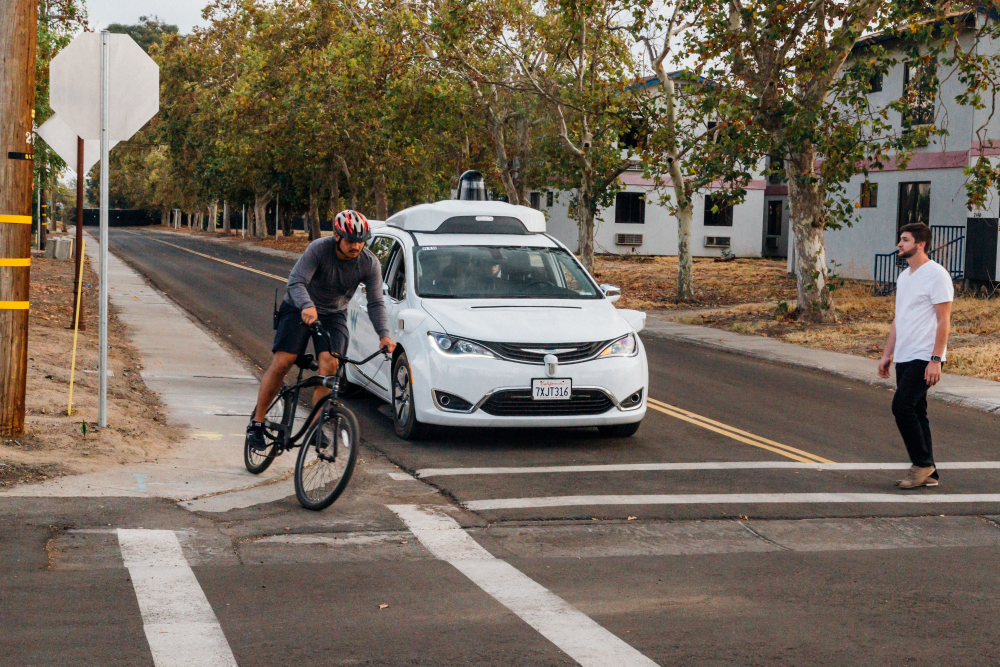
#> input picture lab1/Object Segmentation Data/Activities.jpeg, 4000 x 2666 px (shown at 1/4 size); its folder holds 5 pictures in this run
$ jupyter execute --allow-errors '21110256_HuynhNguyenTheDan_ IS Lab01.ipynb'
#> lines starting #> are read from the running program, lines starting #| are printed output that depends on the picture; after the words box and inside, x2 and y2 are one past the last pixel; in counts of white or black regions, pixels touching at a corner belong together
Họ và Tên: Huỳnh Nguyễn Thế Dân

MSSV: 21110256

Lớp: 21TTH1

[cell 1]
import os

path = os.getcwd()
os.chdir(path)
print(os.listdir())

[cell 2]
os.chdir(os.path.join(path, 'Object Segmentation Data'))
print(os.listdir())

[cell 3]
import numpy as np
import cv2
from matplotlib import pyplot as plt
from skimage.color import rgb2gray
from skimage.filters import threshold_otsu
from skimage.measure import label, regionprops
from skimage.segmentation import mark_boundaries
from scipy import ndimage as ndi
import pandas as pd
import json
import os
import timeit
import random

[cell 4]
def ShowImage(ImageList, nRows = 1, nCols = 2, WidthSpace = 0.00, HeightSpace = 0.00):
    from matplotlib import pyplot as plt
    import matplotlib.gridspec as gridspec

    gs = gridspec.GridSpec(nRows, nCols)
    gs.update(wspace=WidthSpace, hspace=HeightSpace) # set the spacing between axes.
    plt.figure(figsize=(20,20))
    for i in range(len(ImageList)):
        ax1 = plt.subplot(gs[i])
        ax1.set_xticklabels([])
        ax1.set_yticklabels([])
        ax1.set_aspect('equal')

        plt.subplot(nRows, nCols,i+1)

        image = ImageList[i].copy()
        if (len(image.shape) < 3):
            plt.imshow(image, plt.cm.gray)
        else:
            plt.imshow(image)
        plt.title("Image " + str(i))
        plt.axis('off')

    plt.show()

[cell 5]
import os
import pandas as pd

def get_subfiles(dir):
    "Get a list of immediate subfiles"
    return next(os.walk(dir))[2]

[cell 6]
# [20 lines left out: function ResizeImage, not called in this run]

[cell 7]
path_Data = os.path.join(path, 'Object Segmentation Data')
os.listdir(path_Data)

[cell 8]
path_Data = os.path.join(path, 'Object Segmentation Data')
all_names = sorted(get_subfiles(path_Data))
print("Number of Images:", len(all_names))
IMG = []
for i in range(len(all_names)):
  tmp = cv2.imread(os.path.join(path_Data,all_names[i]))
#> tmp is the input picture: shape (2666, 4000, 3); mean B, G, R 91.2, 104.9, 116.5
  IMG.append(tmp)

ImageDB = IMG.copy()
NameDB = all_names
print(NameDB)

[cell 9]
FileName = 'Hand.jpg'
#> (the rest of this cell did not finish here and is left out)

[cell 10]
# [6 lines left out: function p_tile_threshold, not called in this run]

#> (a cell that did not finish here is left out)

[cell 12]
# [34 lines left out: function otsu, not called in this run]

#> (a cell that did not finish here is left out)

#> (a cell that did not finish here is left out)

[cell 15]
# [26 lines left out: function two_peaks_threshold, not called in this run]

#> (a cell that did not finish here is left out)

[cell 17]
from skimage.filters import threshold_multiotsu
# Applying multi-Otsu threshold for the default value, generating
# three classes.
#> (the rest of this cell did not finish here and is left out)

[cell 18]
Segments = []
#> (the rest of this cell did not finish here and is left out)

#> (a cell that did not finish here is left out)

[cell 20]
FileName = 'Iris.jpg'
idx = NameDB.index(FileName)
print("Selected Image : ", "\nIndex ", idx, "\nName ", NameDB[idx])

image_orig = ImageDB[idx]
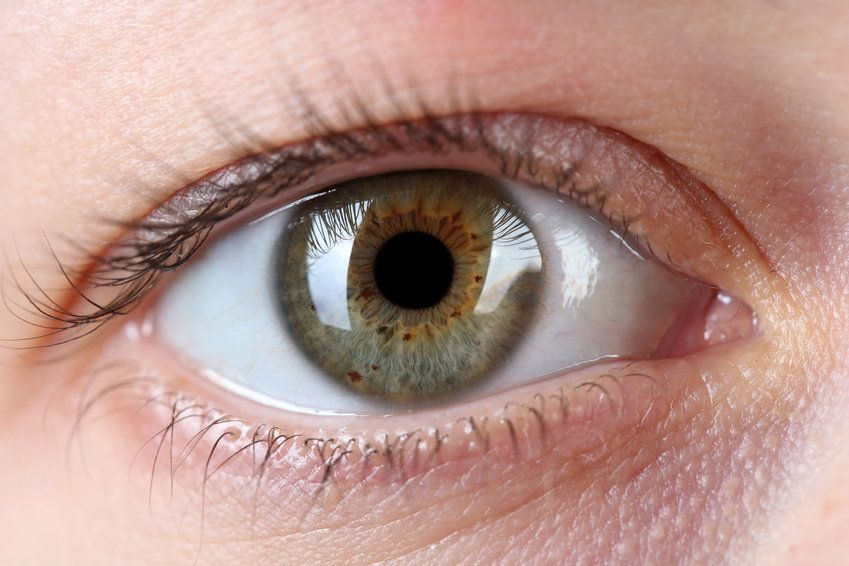
#> image_orig: shape (566, 849, 3); mean B, G, R 140.5, 148.8, 184.2
image_orig = cv2.cvtColor(image_orig,cv2.COLOR_BGR2RGB)
image_gray = cv2.cvtColor(image_orig,cv2.COLOR_BGR2GRAY)
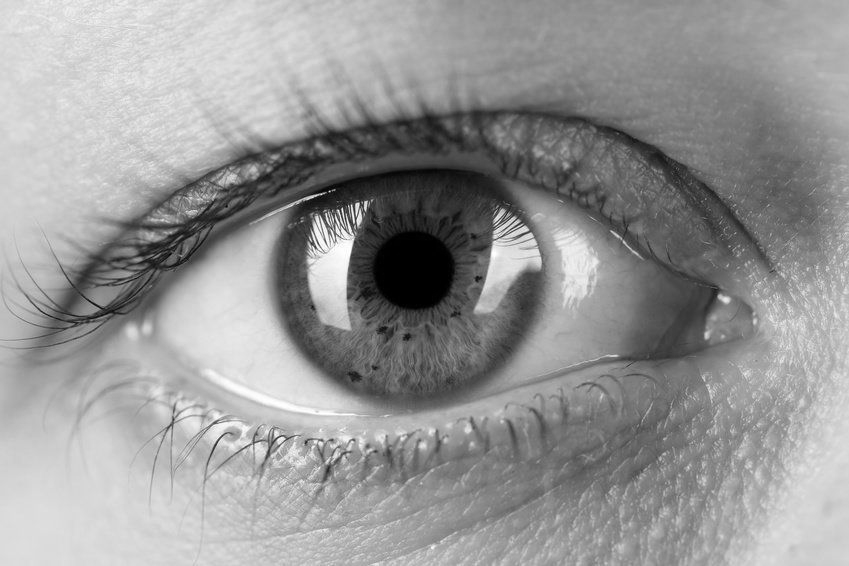
#> image_gray: shape (566, 849); min 0, max 255, mean 150.3
image_hsv = cv2.cvtColor(image_orig, cv2.COLOR_BGR2HSV)
#> image_hsv: shape (566, 849, 3); mean H, S, V 108.6, 69.7, 185.3
image_ycbcr = cv2.cvtColor(image_orig, cv2.COLOR_BGR2YCR_CB)
#> image_ycbcr: shape (566, 849, 3); mean of channels 0, 1, 2 150.3, 121, 147.1
ShowImage([image_orig, image_gray, image_hsv, image_ycbcr], 1, 4)
#> in ShowImage, `plt.show()`:
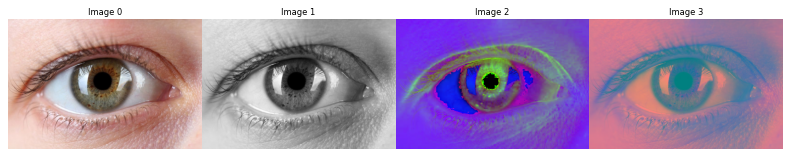
#> figure drawn by matplotlib, 4 panels

[cell 21]
from scipy import ndimage as ndi
def FillHoles(Mask):
  Result = ndi.binary_fill_holes(Mask)
  return Result

[cell 22]
def SelectLargestRegion(Mask):
  import pandas as pd
  from skimage.measure import label, regionprops

  mask = Mask.copy()
  mask_output = mask * 0
  label_img = label(mask)
  regions = regionprops(label_img)
  max_area = 0
  ilabel = 0
  for props in regions:
    area = props.area
    if(area > max_area):
      max_area = area
      ilabel = props.label

  mask_output = mask_output + (label_img == ilabel).astype(int)
  return mask_output

[cell 23]
def morphology(Mask, Size):
  from skimage.morphology import erosion, dilation, opening, closing, white_tophat
  from skimage.morphology import disk
  selem = disk(abs(Size))
  if(Size > 0):
      result = dilation(Mask, selem)
  else:
      result = erosion(Mask, selem)
  return result

[cell 24]
from skimage.filters import (threshold_otsu, threshold_niblack, threshold_sauvola)
image = image_gray
binary_global = image < threshold_otsu(image)
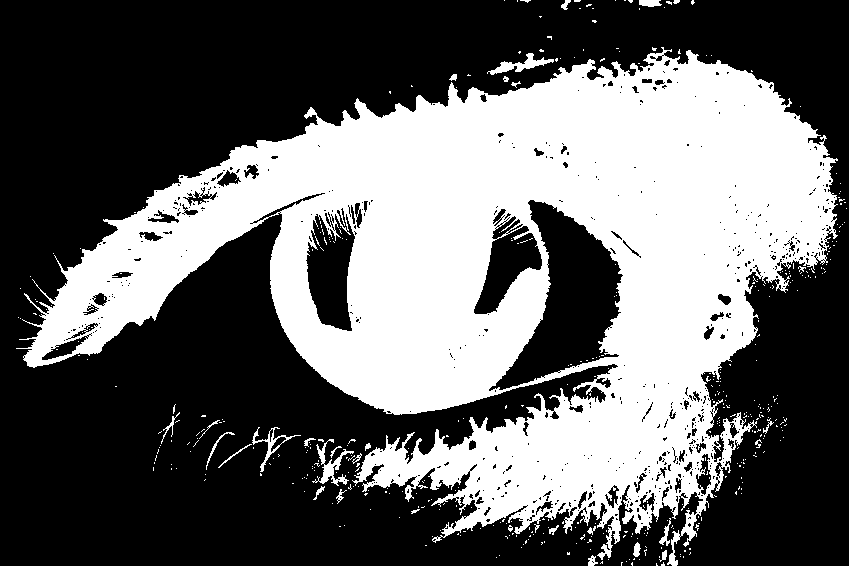
#> binary_global: shape (566, 849) bool; 39.6% white; 466 white regions (434 under 20 px), largest, box (x1, y1, x2, y2) and area: (16, 47, 838, 566) 186572, (312, 439, 354, 486) 519, (487, 53, 554, 75) 466

thresh_niblack = threshold_niblack(image, window_size=45)
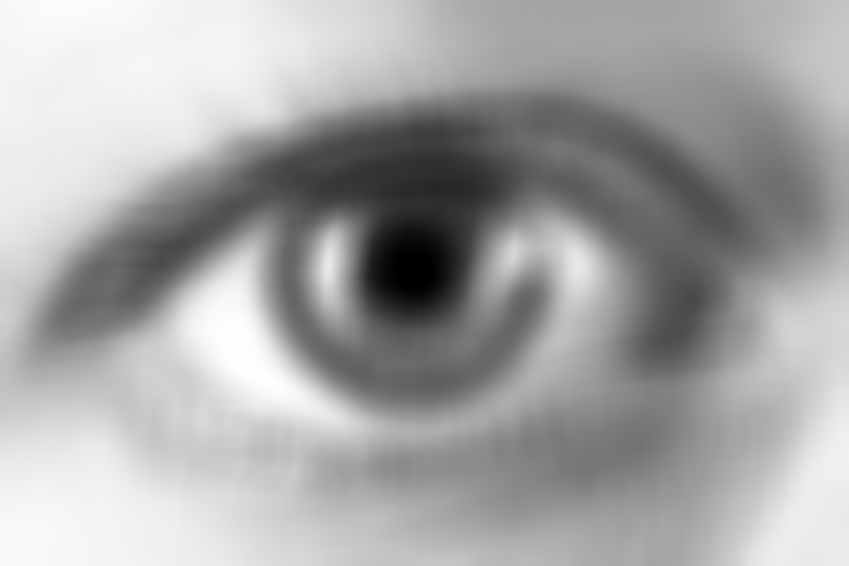
#> thresh_niblack: shape (566, 849) float64; min -0.305, max 225, mean 146.5; drawn with min black and max white
thresh_sauvola = threshold_sauvola(image, window_size=45)
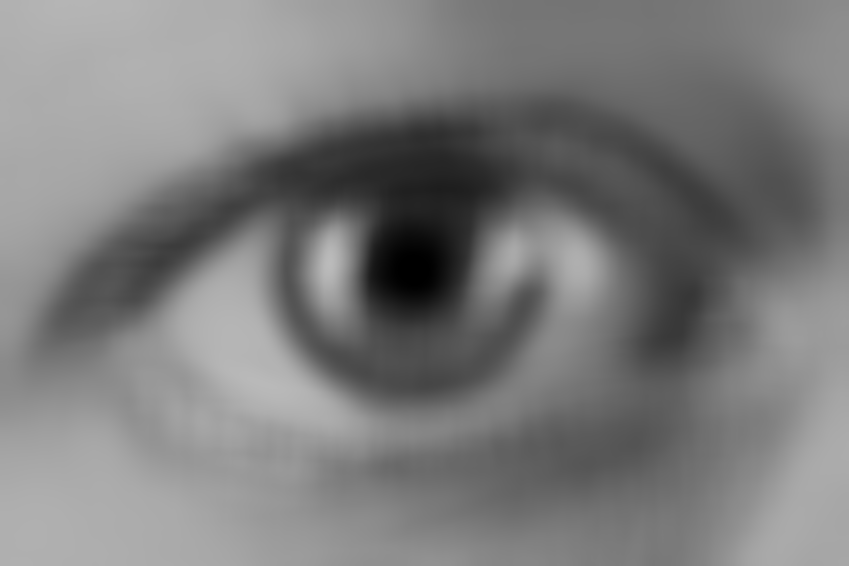
#> thresh_sauvola: shape (566, 849) float64; min 0.00909, max 187.1, mean 124.2

binary_niblack = image < thresh_niblack
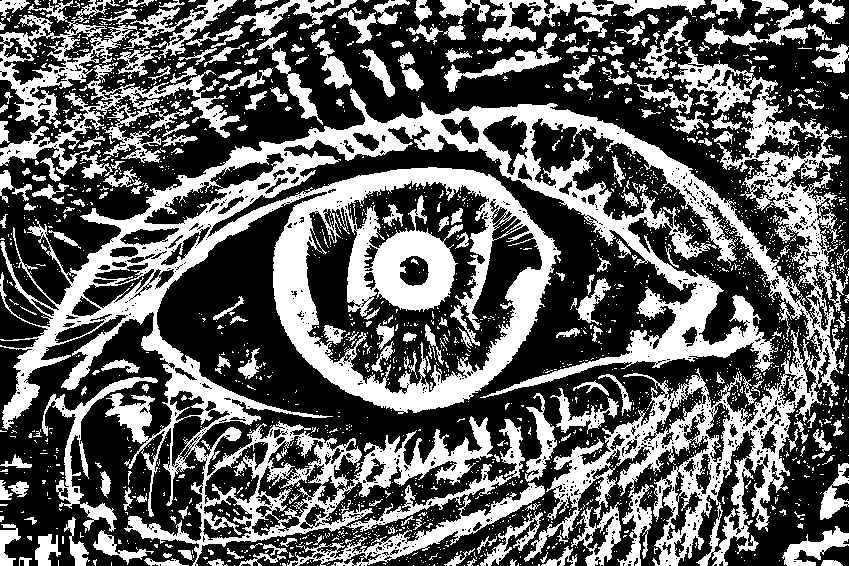
#> binary_niblack: shape (566, 849) bool; 38% white; 2196 white regions (1949 under 20 px), largest, box (x1, y1, x2, y2) and area: (0, 47, 849, 566) 120900, (0, 62, 240, 176) 5668, (0, 0, 137, 128) 4711
binary_sauvola = image < thresh_sauvola
#> binary_sauvola: shape (566, 849) bool; 11.2% white; 736 white regions (676 under 20 px), largest, box (x1, y1, x2, y2) and area: (18, 102, 779, 412) 42774, (522, 160, 722, 326) 3087, (531, 339, 712, 384) 1066

ShowImage([image, binary_global, binary_niblack, binary_sauvola], 1, 4)

binary_niblack = FillHoles(binary_niblack)
#> in FillHoles, `Result = ndi.binary_fill_holes(Mask)`: Result: shape (566, 849) bool; 49.9% white; 1796 white regions (1573 under 20 px), largest, box (x1, y1, x2, y2) and area: (0, 47, 849, 566) 177680, (0, 0, 137, 128) 6845, (0, 62, 240, 176) 6111
binary_sauvola = FillHoles(binary_sauvola)
#> in FillHoles (call 2), `Result = ndi.binary_fill_holes(Mask)`: Result: shape (566, 849) bool; 18.1% white; 515 white regions (472 under 20 px), largest, box (x1, y1, x2, y2) and area: (18, 102, 779, 412) 77060, (522, 160, 722, 326) 3373, (531, 339, 712, 384) 1082

binary_niblack = morphology(binary_niblack, -3)
#> in morphology, `result = erosion(Mask, selem)`: result: shape (566, 849) bool; 29.5% white; 364 white regions (221 under 20 px), largest, box (x1, y1, x2, y2) and area: (276, 170, 555, 410) 50523, (5, 144, 332, 418) 17728, (610, 290, 834, 566) 14557
binary_sauvola = morphology(binary_sauvola, -3)
#> in morphology (call 2), `result = erosion(Mask, selem)`: result: shape (566, 849) bool; 13.8% white; 63 white regions (35 under 20 px)

ShowImage([image, binary_global, binary_niblack, binary_sauvola], 1, 4)

[cell 25]
def SegmentColorImageByMask(IM, Mask):
    Mask = Mask.astype(np.uint8)
    result = cv2.bitwise_and(IM, IM, mask = Mask)
    return result

[cell 26]
binary_niblack_segmentation = SelectLargestRegion(binary_niblack)
#> in SelectLargestRegion, `mask_output = mask * 0`: mask_output: shape (566, 849) int64; every value is 0
#> in SelectLargestRegion, `label_img = label(mask)`:
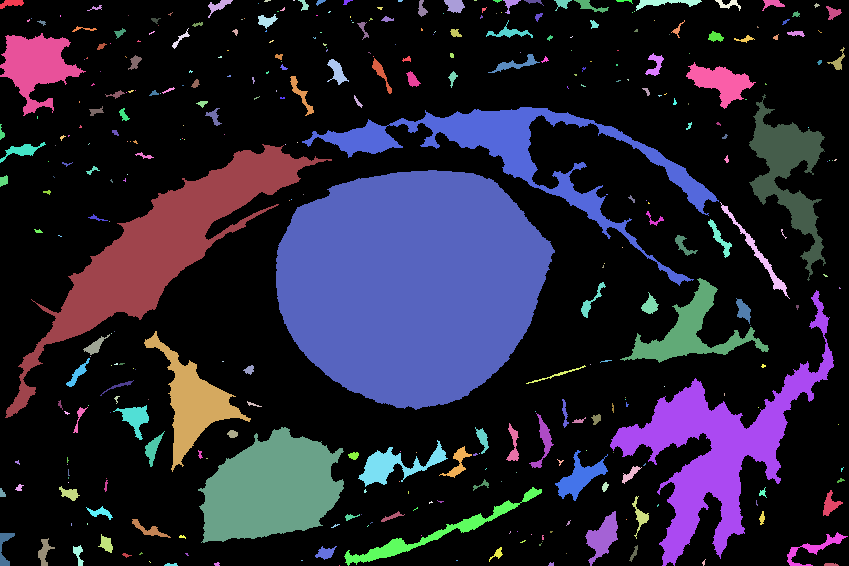
#> label_img: shape (566, 849) int32; 365 distinct labels, from 0 to 364; one colour per label, 0 black
#> in SelectLargestRegion, `regions = regionprops(label_img)`: regions = 364 regions; largest, box (x1, y1, x2, y2) and area: (276, 170, 555, 410) 50523, (5, 144, 332, 418) 17728, (610, 290, 834, 566) 14557, (198, 427, 344, 543) 11426, (302, 107, 719, 286) 10689
#> the loop in SelectLargestRegion, `for props in regions:` made 364 passes
#> (area, max_area) on passes 1, 2, 10, 18, 77, 148, 159, 183, 195: (132, 132), (159, 159), (198, 198), (294, 294), (3402, 3402), (5054, 5054), (10689, 10689), (17728, 17728), (50523, 50523)
#> area on passes 5, 6, 7, 9, 13, 14: 57, 31, 26, 93, 95, 49
#> after the loop in SelectLargestRegion, `for props in regions:`: ilabel = 195; max_area = 50523
#> in SelectLargestRegion, `mask_output = mask_output + (label_img == ilabel).astype(int)`: mask_output: shape (566, 849) int64; values 0 (black) and 1 (white), 10.5% white; 1 white region
binary_sauvola_segmentation = SelectLargestRegion(binary_sauvola)
#> in SelectLargestRegion (call 2), `label_img = label(mask)`:
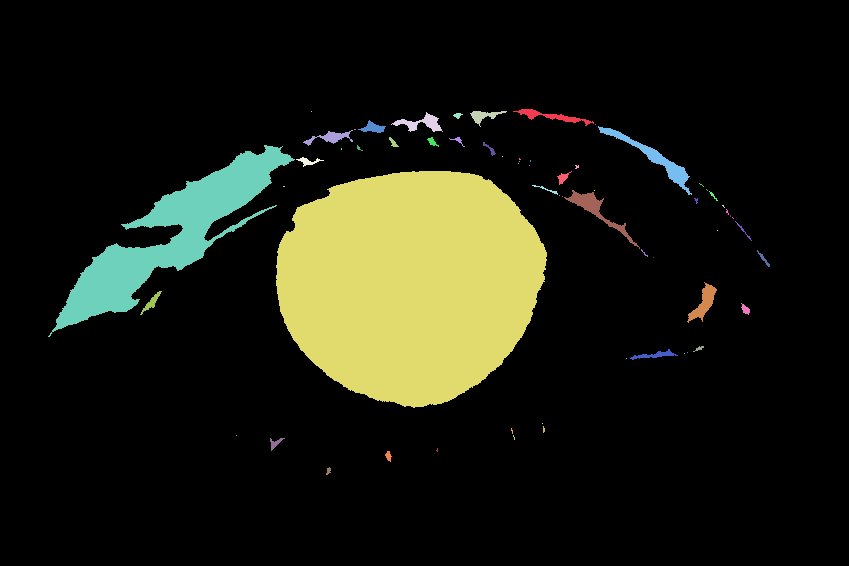
#> label_img: shape (566, 849) int32; 64 distinct labels, from 0 to 63; one colour per label, 0 black
#> in SelectLargestRegion (call 2), `regions = regionprops(label_img)`: regions = 63 regions; largest, box (x1, y1, x2, y2) and area: (276, 171, 547, 408) 49510, (48, 145, 295, 337) 12183, (598, 126, 692, 195) 959, (564, 190, 640, 249) 694, (687, 282, 717, 323) 454
#> the loop in SelectLargestRegion (call 2), `for props in regions:` made 63 passes
#> (area, max_area) on passes 1, 4, 8, 15, 26: (366, 366), (379, 379), (959, 959), (12183, 12183), (49510, 49510)
#> area on passes 3, 5, 6, 10, 11, 12: 215, 34, 170, 276, 44, 52
#> after the loop in SelectLargestRegion (call 2), `for props in regions:`: ilabel = 26; max_area = 49510
#> in SelectLargestRegion (call 2), `mask_output = mask_output + (label_img == ilabel).astype(int)`: mask_output: shape (566, 849) int64; values 0 (black) and 1 (white), 10.3% white; 1 white region, box (x1, y1, x2, y2) and area: (276, 171, 547, 408) 49510

ShowImage([image, binary_niblack_segmentation, binary_niblack_segmentation], 1, 4)

binary_niblack_color = SegmentColorImageByMask(image_orig, binary_niblack_segmentation)
#> in SegmentColorImageByMask, `Mask = Mask.astype(np.uint8)`: Mask: shape (566, 849); values 0 (black) and 1 (white), 10.5% white; 1 white region, box (x1, y1, x2, y2) and area: (276, 170, 555, 410) 50523
#> in SegmentColorImageByMask, `result = cv2.bitwise_and(IM, IM, mask = Mask)`:
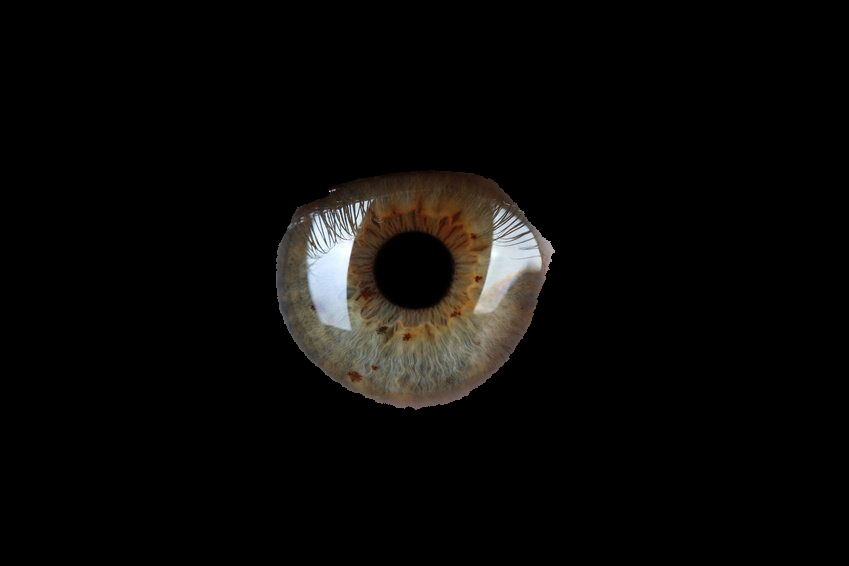
#> result: shape (566, 849, 3); mean R, G, B 10.3, 9.3, 8
binary_sauvola_color = SegmentColorImageByMask(image_orig, binary_sauvola_segmentation)

ShowImage([image_orig, binary_niblack_color, binary_sauvola_color], 1, 4)
